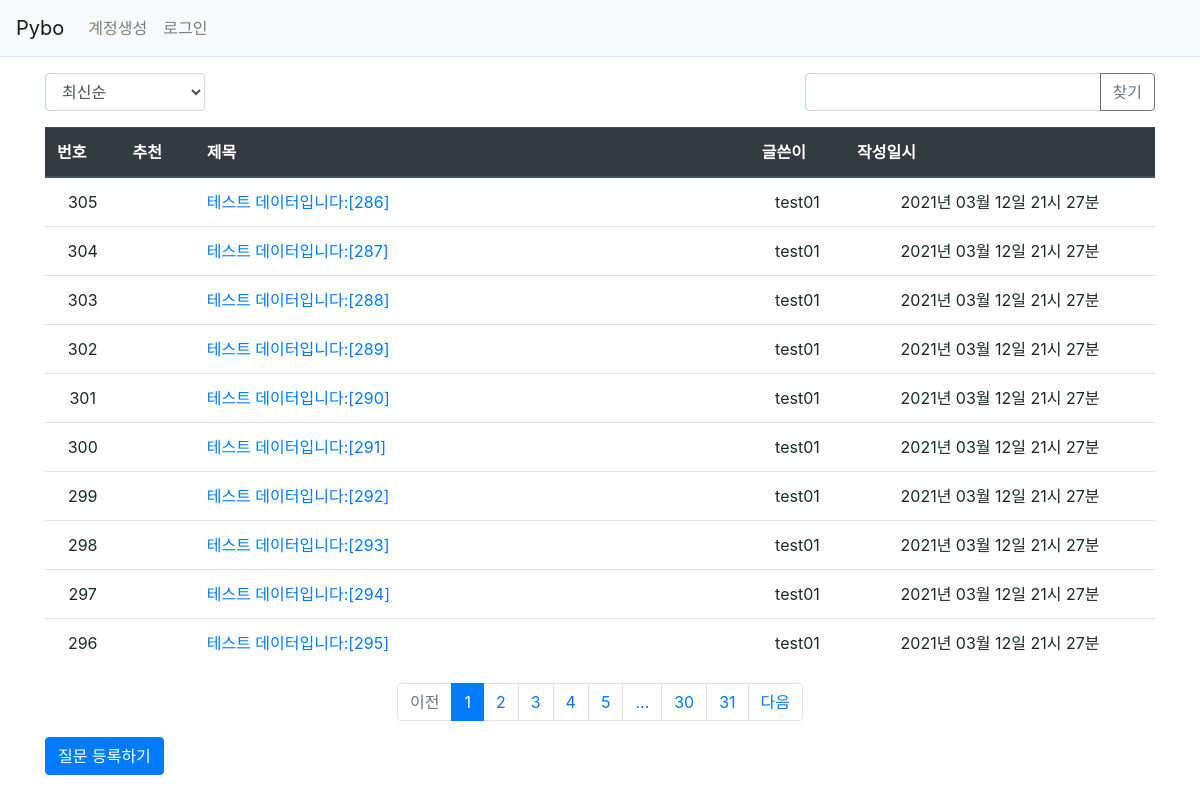
Page /question/list/ on the earlier database version.
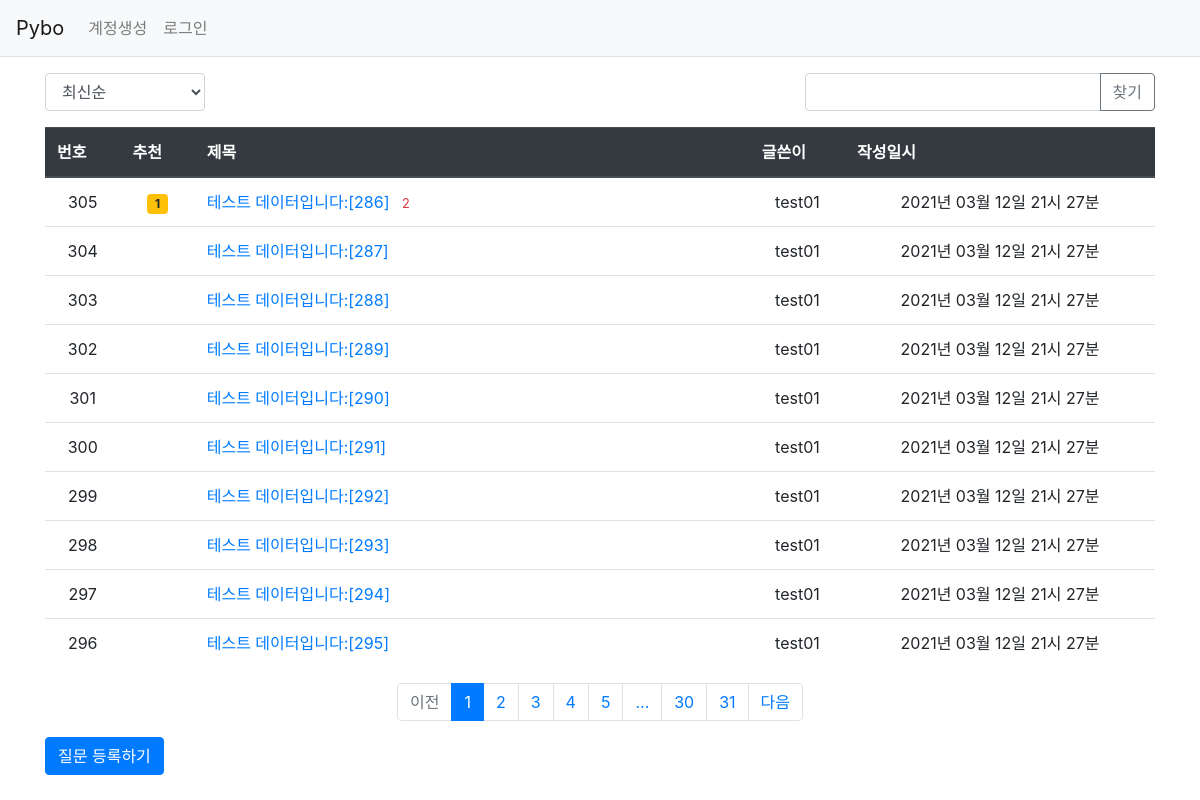
Same page on the later database version.
### pybo/models.py (models this page shows)
class Question(db.Model):
    id = db.Column(db.Integer, primary_key=True)
    subject = db.Column(db.String(200), nullable=False)
    content = db.Column(db.Text(), nullable=False)
    create_date = db.Column(db.DateTime(), nullable=False)
    modify_date = db.Column(db.DateTime(), nullable=True)
    user_id = db.Column(db.Integer, db.ForeignKey(
        'user.id', ondelete='CASCADE'), nullable=False)
    user = db.relationship('User', backref=db.backref('question_set'))
    voter = db.relationship('User', secondary=question_voter,
                            backref=db.backref('question_voter_set'))

class User(db.Model):
    id = db.Column(db.Integer, primary_key=True)
    username = db.Column(db.String(150), unique=True, nullable=False)
    password = db.Column(db.String(200), nullable=False)
    email = db.Column(db.String(120), unique=True, nullable=False)

### pybo/views/question_views.py (the view, shortened to what this page needs)
@bp.route('/list/')
def _list():
    page = request.args.get('page', type=int, default=1)
    kw = request.args.get('kw', type=str, default='')
    so = request.args.get('so', type=str, default='recent')
    if so == 'recommend':
        sub_query = db.session.query(question_voter.c.question_id, func.count('*').label('num_voter')) \
            .group_by(question_voter.c.question_id).subquery()
        question_list = Question.query \
            .outerjoin(sub_query, Question.id == sub_query.c.question_id) \
            .order_by(sub_query.c.num_voter.desc(), Question.create_date.desc())
    elif so == 'popular':
        sub_query = db.session.query(Answer.question_id, func.count('*').label('num_answer')) \
            .group_by(Answer.question_id).subquery()
        question_list = Question.query \
            .outerjoin(sub_query, Question.id == sub_query.c.question_id) \
            .order_by(sub_query.c.num_answer.desc(), Question.create_date.desc())
    else:  # recent
        question_list = Question.query.order_by(Question.create_date.desc())
    question_list = question_list.paginate(page, per_page=10)
    return render_template('question/question_list.html', question_list=question_list, page=page, kw=kw, so=so)

### pybo/filter.py (called while the page is built)
def format_datetime(value, fmt='%Y년 %m월 %d일 %H시 %M분'):
    return value.strftime(fmt)

### pybo/views/auth_views.py (called while the page is built)
@bp.before_app_request
def load_logged_in_user():
    user_id = session.get('user_id')
    if user_id is None:
        g.user = None
    else:
        g.user = User.query.get(user_id)

### pybo/templates/question/question_list.html (shortened to what this page needs)
{% extends 'base.html' %}
{% block content %}
<div class="container my-3">
    <div class="row justify-content-between my-3">
        <div class="col-2">
            <select class="form-control so">
                <option value="recent" {% if so=='recent' %}selected{% endif %}>최신순</option>
            </select>
        </div>
        <div class="col-4 input-group">
            <input type="text" class="form-control kw" value="{{ kw or '' }}">
            <div class="input-group-append">
                <button class="btn btn-outline-secondary" type="button" id="btn_search">찾기</button>
            </div>
        </div>
    </div>
    <table class="table">
        <thead>
        <tr class="thead-dark">
            <th>번호</th>
            <th>추천</th>
            <th style="width:50%">제목</th>
            <th>글쓴이</th>
            <th>작성일시</th>
        </tr>
        </thead>
        <tbody>
        {% if question_list %}
        {% for question in question_list.items %}
        <tr class="text-center">
            <td>{{ question_list.total - ((question_list.page-1) * question_list.per_page) - loop.index0 }}</td>
            <td>
                {% if question.voter|length > 0 %}
                <span class="badge badge-warning px-2 py-1">{{ question.voter | length }}</span>
                {% endif %}
            </td>
            <td class="text-left">
                <a href="{{ url_for('question.detail', question_id=question.id) }}">{{ question.subject }}</a>
                {% if question.answer_set|length > 0 %}
                <span class="text-danger small ml-2">{{ question.answer_set | length }}</span>
                {% endif %}
            </td>
            <td>{{ question.user.username }}</td>
            <td>{{ question.create_date | datetime }}</td>
        </tr>
        {% endfor %}
        {% else %}
        <tr>
            <td colspan="3">질문이 없습니다.</td>
        </tr>
        {% endif %}
        </tbody>
    </table>
    <ul class="pagination justify-content-center">
        {% if question_list.has_prev %}
        <li class="page-item">
            <a class="page-link" data-page="{{ question_list.prev_num }}" href="#">이전</a>
        </li>
        {% else %}
        <li class="page-item disabled">
            <a class="page-link" tabindex="-1" aria-disabled="true" href="#">이전</a>
        </li>
        {% endif %}
        {% for page_num in question_list.iter_pages() %}
            {% if page_num %}
                {% if page_num != question_list.page %}
                <li class="page-item">
                    <a class="page-link" data-page="{{ page_num }}" href="#">{{ page_num }}</a>
                </li>
                {% else %}
                <li class="page-item active" aria-current="page">
                    <a class="page-link" href="#">{{ page_num }}</a>
                </li>
                {% endif %}
           {% else %}
                <li class="disabled">
                    <a class="page-link" href="#">...</a>
                </li>
           {% endif %}
        {% endfor %}
        {% if question_list.has_next %}
        <li class="page-item">
            <a class="page-link" data-page="{{ question_list.next_num }}" href="#">다음</a>
        </li>
        {% else %}
        <li class="page-item disabled">
            <a class="page-link" tabindex="-1" aria-disabled="true" href="#">다음</a>
        </li>
        {% endif %}
    </ul>
    <a href="{{ url_for('question.create') }}" class="btn btn-primary">질문 등록하기</a>
</div>
{% endblock %}

### pybo/templates/base.html (shortened to what this page needs)
<!doctype html>
<html lang="ko">
<head>
    <link rel="stylesheet" href="{{ url_for('static', filename='bootstrap.min.css') }}">
    <link rel="stylesheet" href="{{ url_for('static', filename='style.css') }}">
</head>
<body>
{% include "navbar.html" %}
{% block content %}
{% endblock %}
</body>
</html>

### pybo/templates/navbar.html (shortened to what this page needs)
<nav class="navbar navbar-expand-lg navbar-light bg-light border-bottom">
    <a class="navbar-brand" href="{{ url_for('main.index') }}">Pybo</a>
    <div class="collapse navbar-collapse flex-grow-0" id="navbarNav">
        {% if g.user %}
        <ul class="navbar-nav">
            <li class="nav-item ">
                <a class="nav-link" href="{{ url_for('auth.logout') }}">{{ g.user.username }} (로그아웃)</a>
            </li>
        </ul>
        {% else %}
        <ul class="navbar-nav">
            <li class="nav-item ">
                <a class="nav-link" href="{{ url_for('auth.signup') }}">계정생성</a>
            </li>
            <li class="nav-item ">
                <a class="nav-link" href="{{ url_for('auth.login') }}">로그인</a>
            </li>
        </ul>
        {% endif %}
    </div>
</nav>

Differences in the rows shown:
changed Question "테스트 데이터입니다:[286]": voter|length (not shown) → "1"; answer_set|length (not shown) → "2"
